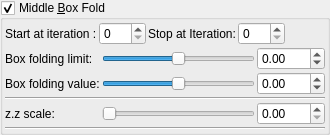
    <widget class="MyGroupBox" name="groupCheck_transf_function_enabledBx_false">
     <property name="title">
      <string>Middle &amp;Box Fold  </string>
     </property>
     <property name="checkable">
      <bool>true</bool>
     </property>
     <layout class="QVBoxLayout" name="verticalLayout_11" stretch="0,0,0">
      <property name="spacing">
       <number>2</number>
      </property>
      <property name="leftMargin">
       <number>2</number>
      </property>
      <property name="topMargin">
       <number>2</number>
      </property>
      <property name="rightMargin">
       <number>2</number>
      </property>
      <property name="bottomMargin">
       <number>2</number>
      </property>
      <item>
       <layout class="QGridLayout" name="gridLayout_3">
        <property name="spacing">
         <number>2</number>
        </property>
        <item row="0" column="1">
         <widget class="MySpinBox" name="spinboxInt_transf_start_iterations_A">
          <property name="sizePolicy">
           <sizepolicy hsizetype="Minimum" vsizetype="Maximum">
            <horstretch>0</horstretch>
            <verstretch>0</verstretch>
           </sizepolicy>
          </property>
          <property name="minimum">
           <number>0</number>
          </property>
          <property name="maximum">
           <number>250</number>
          </property>
          <property name="value">
           <number>0</number>
          </property>
         </widget>
        </item>
        <item row="0" column="0">
         <widget class="QLabel" name="label_56">
          <property name="text">
           <string>Start at iteration :</string>
          </property>
         </widget>
        </item>
        <item row="0" column="2">
         <widget class="QLabel" name="label_57">
          <property name="text">
           <string>Stop at Iteration:</string>
          </property>
         </widget>
        </item>
        <item row="0" column="6">
         <spacer name="horizontalSpacer_4">
          <property name="orientation">
           <enum>Qt::Horizontal</enum>
          </property>
          <property name="sizeHint" stdset="0">
           <size>
            <width>40</width>
            <height>20</height>
           </size>
          </property>
         </spacer>
        </item>
        <item row="0" column="3">
         <widget class="MySpinBox" name="spinboxInt_transf_stop_iterations_A">
          <property name="sizePolicy">
           <sizepolicy hsizetype="Minimum" vsizetype="Maximum">
            <horstretch>0</horstretch>
            <verstretch>0</verstretch>
           </sizepolicy>
          </property>
          <property name="maximum">
           <number>250</number>
          </property>
         </widget>
        </item>
       </layout>
      </item>
      <item>
       <layout class="QGridLayout" name="gridLayout_13">
        <property name="spacing">
         <number>2</number>
        </property>
        <item row="3" column="0">
         <widget class="QLabel" name="label_59">
          <property name="text">
           <string>z.z scale:</string>
          </property>
         </widget>
        </item>
        <item row="3" column="2">
         <widget class="MyDoubleSpinBox" name="spinbox_transf_scale_1">
          <property name="sizePolicy">
           <sizepolicy hsizetype="Minimum" vsizetype="Maximum">
            <horstretch>0</horstretch>
            <verstretch>0</verstretch>
           </sizepolicy>
          </property>
          <property name="prefix">
           <string/>
          </property>
          <property name="suffix">
           <string/>
          </property>
          <property name="decimals">
           <number>2</number>
          </property>
          <property name="minimum">
           <double>0.000000000000000</double>
          </property>
          <property name="maximum">
           <double>1.000000000000000</double>
          </property>
          <property name="singleStep">
           <double>0.100000000000000</double>
          </property>
         </widget>
        </item>
        <item row="3" column="1">
         <widget class="QSlider" name="slider_transf_scale_1">
          <property name="sizePolicy">
           <sizepolicy hsizetype="Expanding" vsizetype="Maximum">
            <horstretch>0</horstretch>
            <verstretch>0</verstretch>
           </sizepolicy>
          </property>
          <property name="minimum">
           <number>0</number>
          </property>
          <property name="maximum">
           <number>100</number>
          </property>
          <property name="singleStep">
           <number>1</number>
          </property>
          <property name="orientation">
           <enum>Qt::Horizontal</enum>
          </property>
         </widget>
        </item>
        <item row="2" column="0" colspan="3">
         <widget class="Line" name="line_22">
          <property name="orientation">
           <enum>Qt::Horizontal</enum>
          </property>
         </widget>
        </item>
        <item row="0" column="2">
         <widget class="MyDoubleSpinBox" name="spinbox_mandelbox_folding_limit">
          <property name="sizePolicy">
           <sizepolicy hsizetype="Minimum" vsizetype="Maximum">
            <horstretch>0</horstretch>
            <verstretch>0</verstretch>
           </sizepolicy>
          </property>
          <property name="prefix">
           <string/>
          </property>
          <property name="suffix">
           <string/>
          </property>
          <property name="decimals">
           <number>2</number>
          </property>
          <property name="minimum">
           <double>-100.000000000000000</double>
          </property>
          <property name="maximum">
           <double>100.000000000000000</double>
          </property>
          <property name="singleStep">
           <double>0.100000000000000</double>
          </property>
         </widget>
        </item>
        <item row="1" column="2">
         <widget class="MyDoubleSpinBox" name="spinbox_mandelbox_folding_value">
          <property name="sizePolicy">
           <sizepolicy hsizetype="Minimum" vsizetype="Maximum">
            <horstretch>0</horstretch>
            <verstretch>0</verstretch>
           </sizepolicy>
          </property>
          <property name="prefix">
           <string/>
          </property>
          <property name="suffix">
           <string/>
          </property>
          <property name="decimals">
           <number>2</number>
          </property>
          <property name="minimum">
           <double>-100.000000000000000</double>
          </property>
          <property name="maximum">
           <double>100.000000000000000</double>
          </property>
          <property name="singleStep">
           <double>0.100000000000000</double>
          </property>
         </widget>
        </item>
        <item row="1" column="1">
         <widget class="QSlider" name="slider_mandelbox_folding_value">
          <property name="sizePolicy">
           <sizepolicy hsizetype="Expanding" vsizetype="Maximum">
            <horstretch>0</horstretch>
            <verstretch>0</verstretch>
           </sizepolicy>
          </property>
          <property name="minimum">
           <number>-10000</number>
          </property>
          <property name="maximum">
           <number>10000</number>
          </property>
          <property name="singleStep">
           <number>1</number>
          </property>
          <property name="orientation">
           <enum>Qt::Horizontal</enum>
          </property>
         </widget>
        </item>
        <item row="0" column="0">
         <widget class="QLabel" name="label_60">
          <property name="text">
           <string>Box folding limit:</string>
          </property>
         </widget>
        </item>
        <item row="1" column="0">
         <widget class="QLabel" name="label_61">
          <property name="text">
           <string>Box folding value:</string>
          </property>
         </widget>
        </item>
        <item row="0" column="1">
         <widget class="QSlider" name="slider_mandelbox_folding_limit">
          <property name="sizePolicy">
           <sizepolicy hsizetype="Expanding" vsizetype="Maximum">
            <horstretch>0</horstretch>
            <verstretch>0</verstretch>
           </sizepolicy>
          </property>
          <property name="minimum">
           <number>-10000</number>
          </property>
          <property name="maximum">
           <number>10000</number>
          </property>
          <property name="singleStep">
           <number>1</number>
          </property>
          <property name="orientation">
           <enum>Qt::Horizontal</enum>
          </property>
         </widget>
        </item>
       </layout>
      </item>
      <item>
       <widget class="Line" name="line_23">
        <property name="orientation">
         <enum>Qt::Horizontal</enum>
        </property>
       </widget>
      </item>
     </layout>
    </widget>
